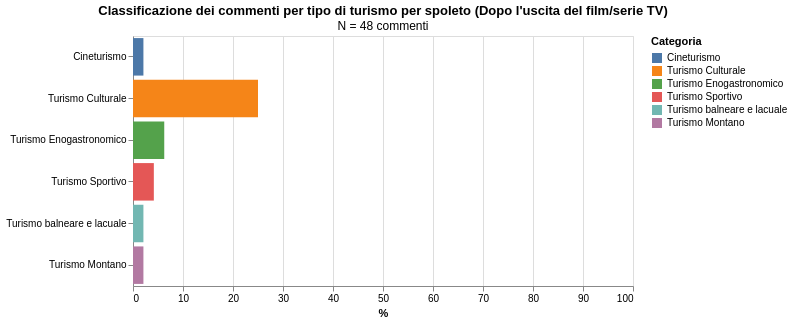

Describe this chart as a Vega-Lite specification.
### Vega-Lite specification from a JSON file in a GitHub repository (floating-point values rounded to 4 significant figures)
{"config": {"view": {"continuousWidth": 300, "continuousHeight": 300}}, "data": {"name": "data-899daeb7c116b9cbb945299174391d27"}, "mark": {"type": "bar"}, "encoding": {"color": {"field": "Categoria", "scale": {"domain": ["Cineturismo", "Turismo Culturale", "Turismo Enogastronomico", "Turismo Sportivo", "Turismo balneare e lacuale", "Turismo Montano"], "range": ["#4C78A8", "#F58518", "#54A24B", "#E45756", "#72B7B2", "#B279A2"]}, "title": "Categoria", "type": "nominal"}, "tooltip": [{"field": "Location", "type": "nominal"}, {"field": "Categoria", "type": "nominal"}, {"field": "Percentuale", "format": ".1f", "type": "quantitative"}, {"field": "N_categoria", "title": "N", "type": "quantitative"}], "x": {"field": "Percentuale", "scale": {"domain": [0, 100]}, "title": "%", "type": "quantitative"}, "y": {"field": "Categoria", "sort": ["Cineturismo", "Turismo Culturale", "Turismo Enogastronomico", "Turismo Sportivo", "Turismo balneare e lacuale", "Turismo Montano"], "title": null, "type": "nominal"}}, "height": 250, "title": {"text": "Classificazione dei commenti per tipo di turismo per spoleto (Dopo l'uscita del film/serie TV)", "subtitle": "N = 48 commenti"}, "width": 500, "$schema": "https://vega.github.io/schema/vega-lite/v5.20.1.json", "datasets": {"data-899daeb7c116b9cbb945299174391d27": [{"Location": "spoleto", "Categoria": "Cineturismo", "Percentuale": 2.083, "Tipo": "Commenti", "N_totale": 48, "N_categoria": 1}, {"Location": "spoleto", "Categoria": "Turismo Culturale", "Percentuale": 25.0, "Tipo": "Commenti", "N_totale": 48, "N_categoria": 12}, {"Location": "spoleto", "Categoria": "Turismo Enogastronomico", "Percentuale": 6.25, "Tipo": "Commenti", "N_totale": 48, "N_categoria": 3}, {"Location": "spoleto", "Categoria": "Turismo Sportivo", "Percentuale": 4.167, "Tipo": "Commenti", "N_totale": 48, "N_categoria": 2}, {"Location": "spoleto", "Categoria": "Turismo balneare e lacuale", "Percentuale": 2.083, "Tipo": "Commenti", "N_totale": 48, "N_categoria": 1}, {"Location": "spoleto", "Categoria": "Turismo Montano", "Percentuale": 2.083, "Tipo": "Commenti", "N_totale": 48, "N_categoria": 1}]}}
